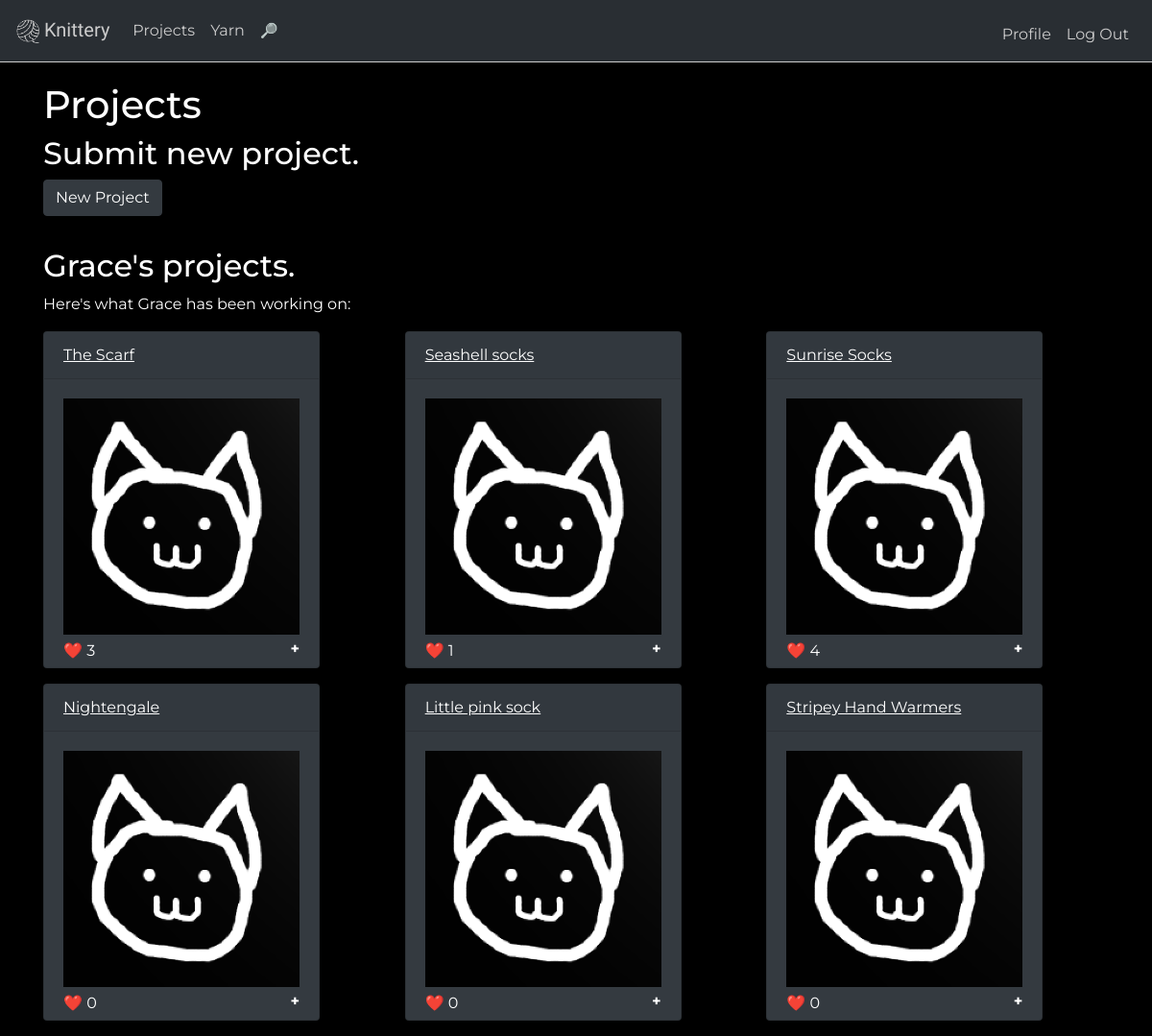
/projects/Grace (signed in), run on the app's committed database.
### tables this page shows
CREATE TABLE "users" (
	"id"	integer NOT NULL,
	"name"	text,
	"about_me"	text,
	"years_knitting"	integer,
	"favorite_color"	text,
	"password"	text,
	"pic"	text NOT NULL DEFAULT '/static/profilepics/default.png',
	"hash"	TEXT,
	PRIMARY KEY("id" AUTOINCREMENT)
);

CREATE TABLE "projects" (
	"id"	integer NOT NULL,
	"user_id"	integer NOT NULL,
	"yarn"	,
	"yardage"	,
	"notes"	,
	"name"	text,
	"image"	TEXT NOT NULL DEFAULT '/static/profilepics/default.png',
	PRIMARY KEY("id" AUTOINCREMENT)
);

### application.py (the view, shortened to what this page needs)
@app.route("/projects/<user>", methods=["GET", "POST"])
def projects(user):
    user_id = getId(user)
    c_userid = session["user_id"]
    if request.method == "GET":
        rows = db.execute("SELECT * FROM projects WHERE user_id = :id", id = user_id)
        for row in rows:
            likes = getLikes(row["id"])
            likesdict = {"likes" : likes}
            row["likes"] = likes
            print(row)
        return render_template("projects.html", rows=rows, user=user)

### application.py (called while the page is built)
def getId(user):
    currentuser = user
    profile = db.execute("SELECT * FROM users WHERE name = :name",
    name=currentuser)
    currentuser_id=profile[0]["id"]
    return currentuser_id

def getLikes(project_id):
    likelookup = db.execute("SELECT * FROM project_likes WHERE project_id=:project_id", project_id=project_id)
    likes=len(likelookup)
    return likes

### templates/projects.html (shortened to what this page needs)
{% extends "layout.html" %}
{% block main %}
<h1>Projects</h1>
  {% if session.user==user %}
<h2>Submit new project.</h2>
  <a class="btn btn-dark" data-toggle="collapse" href="#newProject" role="button" aria-expanded="false" aria-controls="multiCollapseExample1">New Project</a>
    <br>
    <hr></hr>
    {% endif %}
<h2>{{ user }}'s projects.</h2>
<p>Here's what {{ user }} has been working on:</p>
<div class="card-columns">
{% for row in rows %}
<div class="card text-white bg-dark mb-3" style="max-width: 18rem;">
  <div class="card-header"><a href="/projects/{{ user }}/{{ row["name"] }}">{{ row["name"] }}</a></div>
  <div class="card-body">
    <img src="{{ row["image"] }}">
    <span class="likes">❤️ {{ row["likes"] }}</span> <span class="more">+</span>
  </div>
  </div>
{% endfor %}
{% endblock %}

### templates/layout.html (shortened to what this page needs)
<!DOCTYPE html>
<html lang="en">
<head>
	<link href="https://maxcdn.bootstrapcdn.com/bootstrap/4.1.3/css/bootstrap.min.css" rel="stylesheet">
        <link href="/static/styles.css" rel="stylesheet">
</head>
<body>
<nav class="navbar navbar-expand-lg navbar-dark bg-dark">
  <a class="navbar-brand" href="/"><img src="/static/logo.png" width="30" padding="2" class="sitelogo"><span class="knitterylogo">Knittery</span></a>
  <div class="collapse navbar-collapse" id="navbarSupportedContent">
    <ul class="navbar-nav mr-auto">
  {% if session.user %}
      <li class="nav-item">
        <a class="nav-link" href="/projects/{{ session["user"] }}">Projects</a>
      </li>
        <li class="nav-item">
        <a class="nav-link" href="/yarn/{{ session["user"] }}">Yarn</a>
      </li>
        <li class="nav-item">
        <a class="nav-link" href="/search"><span class="icon searchicon">🔎</span></a>
      </li>
    {% endif %}
    </ul>
    <ul class="navbar-nav ml-auto mt-2">
        {% if session.user %}
        <li class="nav-item"><a class="nav-link" href="/profile/{{ session["user"] }}">Profile</a></li>
        <li class="nav-item"><a class="nav-link" href="/logout">Log Out</a></li>
        {% else %}
        <li class="nav-item"><a class="nav-link" href="/register">Register</a></li>
        <li class="nav-item"><a class="nav-link" href="/login">Log In</a></li>
        {% endif %}
    </ul>
  </div>
</nav>
	<main class="container">
		{% block main %}{% endblock %}
	</main>
</body>
</html>

### static/styles.css (style rules this page uses)
.navbar { opacity: 0.8; transition: opacity 1s; border-bottom: 1px solid white; }
.navbar .nav-link { color: white !important; }
body, html { height: 100% }
.knitterylogo { font-family: 'Bungee Shade', cursive; }
body { background-color: black; color: white; font-family: 'Montserrat', sans-serif; }
.card { display:inline-block; }
.card a { color: white; text-decoration: underline; }
.sitelogo { border-radius: 50%; -webkit-transition: -webkit-transform .8s ease-in-out; transition: transform .8s ease-in-out; }
.searchicon { color: transparent; background: #EDFDFB; background-clip: text; -webkit-background-clip: text; font-size: 15px; }
.container { padding-top: 20px; }
.card img { width: 100%; height: 100%; }
.card .likes { float:left; margin-bottom: 5px; margin-top: 5px; }
.card .more { float:right; font-weight: bold; font-size: 30; padding-top: 3px; }

### data on the page
users: name "Grace"
projects: name "The Scarf", image (placeholder picture), likes "3"
projects: name "Nightengale", image (placeholder picture), likes "0"
projects: name "Seashell socks", image (placeholder picture), likes "1"
projects: name "Little pink sock", image (placeholder picture), likes "0"
projects: name "Sunrise Socks", image (placeholder picture), likes "4"
projects: name "Stripey Hand Warmers", image (placeholder picture), likes "0"
